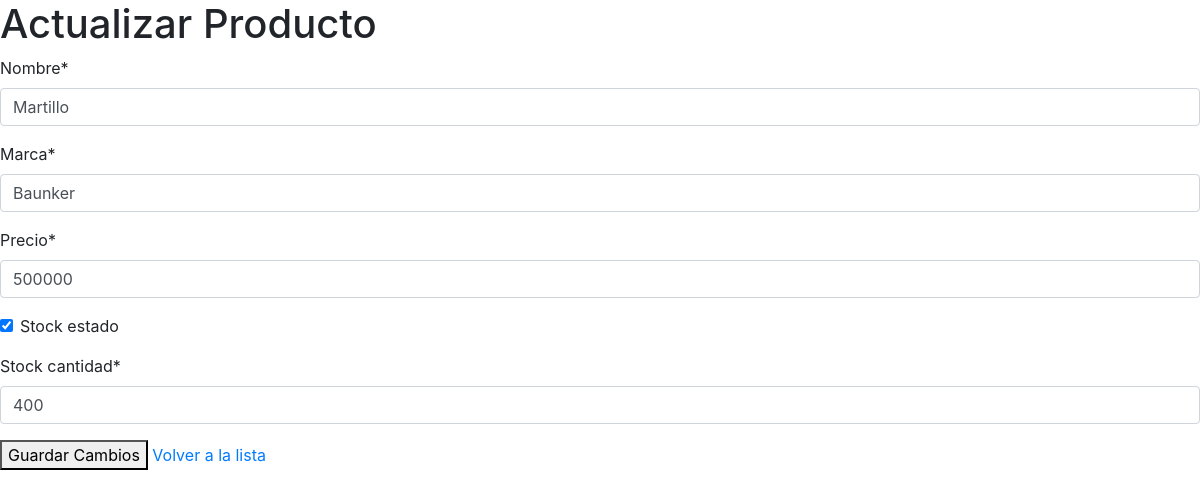
Before: /vistaAdmin/editar_productos/1/ with the older database file.
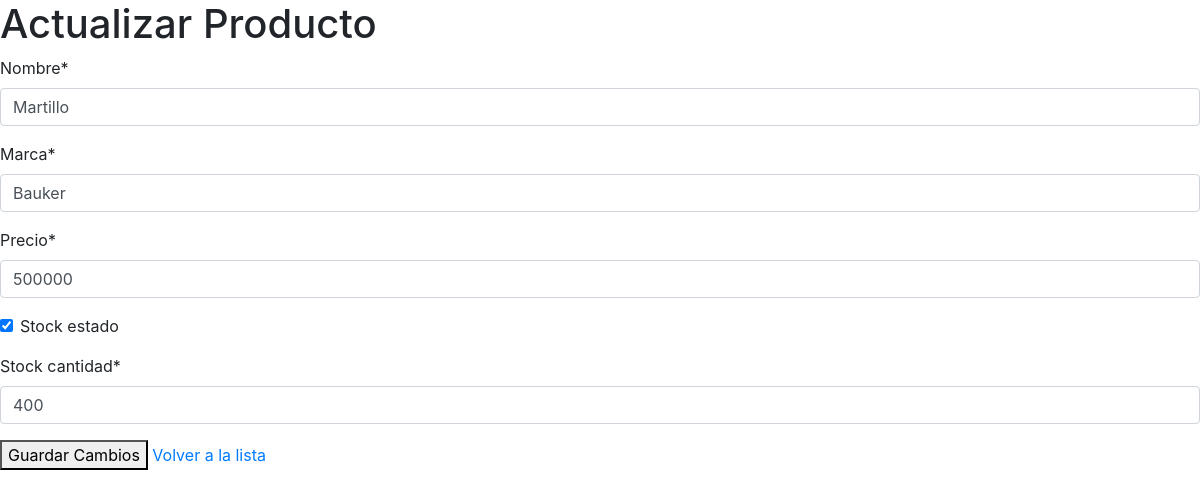
After: the same page with the newer database file.
### api/models.py (models this page shows)
class Producto(models.Model):
    codigoProducto = models.BigAutoField(primary_key=True, unique=True)
    nombre = models.CharField(max_length=80)
    marca = models.CharField(max_length=50)
    precio = models.PositiveBigIntegerField()
    stock_estado = models.BooleanField(default=True)
    stock_cantidad = models.PositiveIntegerField(default=100)

### api/views.py (the view)
# urls.py: path('vistaAdmin/editar_productos/<int:pk>/', views.editar_productos, name='editar_productos'),
def editar_productos(request, pk):
    producto = get_object_or_404(Producto, pk=pk)
    if request.method == 'POST':
        form = ProductoForm(request.POST, instance=producto)
        if form.is_valid():
            form.save()
            return redirect('lista_productos')
    else:
        form = ProductoForm(instance=producto)
    return render(request, 'vistaAdmin/editar_productos.html', {'form': form})

### api/forms.py
class ProductoForm(forms.ModelForm):
    class Meta:
        model = Producto
        fields = '__all__'

### api/templates/vistaAdmin/editar_productos.html (shortened to what this page needs)
{% load crispy_forms_tags %}
<!DOCTYPE html>
<html lang="en">
<head>
    <link rel="stylesheet" href="https://cdn.jsdelivr.net/npm/bootstrap@4.6.2/dist/css/bootstrap.min.css">
</head>
<body>
    <h1>Actualizar Producto</h1>
    <form method="post">
        {{ form |crispy }}
        <button type="submit">Guardar Cambios</button>
        <a href="{% url 'lista_productos' %}">Volver a la lista</a>
    </form>
</body>
</html>

Changed rows visible on the page:
changed Producto "Martillo": marca "Baunker" → "Bauker"
